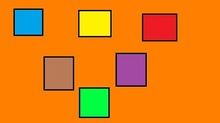
%> input picture im.jpg, 220 x 123 px, shrunk from 400 x 224 before the run
$ octave spatial_filters_6.m   (GNU Octave 9; MATLAB toolbox functions it lacks are replaced by stand-ins)
%> lines starting %> are read from the running program, lines starting %| are printed output that depends on the picture
clear;
clc;
img = imread('im.jpg');
%> img is the input picture: size 123x220x3 uint8; mean R, G, B 226, 125.9, 19.7
%mask3 =
img = rgb2gray(img);
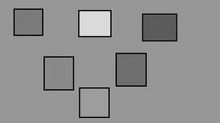
%> img: size 123x220 uint8; min 6, max 235, mean 143.8


figure
imshow(img);
title('Original Image');


[r c] = size(img);
%> r = 123; c = 220
mask_size = 5;

% generate mask operating matrixes
mr = [];
mc = [];

mask_calc = (floor(mask_size / 2) * -1);
for i = 1:mask_size
    mr = [mr(1:end) mask_calc];
    mc = [mc(1:end) mask_calc];
    mask_calc = mask_calc + 1;
end

img2 = zeros(r, c);
image_average = zeros(r, c);
image_median = zeros(r, c);
image_max = zeros(r, c);
image_min = zeros(r, c);

mask_row_start = ceil(mask_size / 2);
mask_col_start = ceil(mask_size / 2);

for i= mask_row_start:r+ mr(1)
    for j = mask_col_start:c + mc(1)
        x = [];
        [temp mr_size] = size(mr);
        [temp mc_size] = size(mc);
        averaging = 0;


        for mask_row = 1:mr_size
            for mask_col = 1:mc_size
                img_row_num = i + mr( mask_row );
                img_col_num = j + mc(mask_col);
                img_found_pixel = img( img_row_num, img_col_num);
                x = [ x(1:end) img_found_pixel ];
                averaging = averaging + (img_found_pixel/ (mask_size * mask_size));
            end
        end
        z = sort(x);
        image_average(i, j) = averaging;
        image_median(i, j) = z( ceil( mask_size * mask_size  / 2) );
        image_max(i, j) = z( mask_size * mask_size);
        image_min(i, j) = z(1);
        %break;
    end
    %break;
end
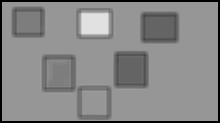
%> image_average: size 123x220 double; min 0, max 225, mean 135.5
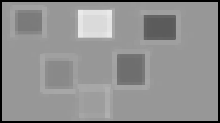
%> image_max: size 123x220 double; min 0, max 235, mean 143.9
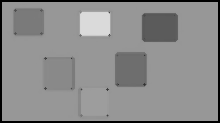
%> image_median: size 123x220 double; min 0, max 218, mean 139.6
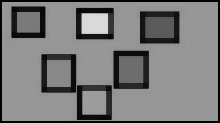
%> image_min: size 123x220 double; min 0, max 218, mean 122.4

image_average = uint8(image_average);
%> image_average: size 123x220 uint8
image_median = uint8(image_median);
%> image_median: size 123x220 uint8
image_max = uint8(image_max);
%> image_max: size 123x220 uint8
image_min = uint8(image_min);
%> image_min: size 123x220 uint8


figure
imshow(image_average);
title('AVERAGE');

figure
imshow(image_median);
title('MEDIAN');

figure
imshow(image_max);
title('MAX');

figure
imshow(image_min);
title('MIN');
